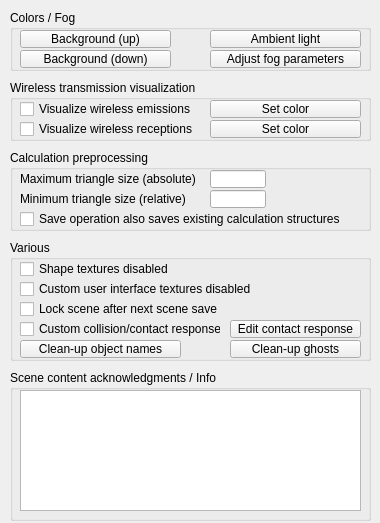
<?xml version="1.0" encoding="UTF-8"?>
<ui version="4.0">
 <class>CQDlgEnvironment</class>
 <widget class="QDialog" name="CQDlgEnvironment">
  <property name="geometry">
   <rect>
    <x>0</x>
    <y>0</y>
    <width>380</width>
    <height>523</height>
   </rect>
  </property>
  <property name="windowTitle">
   <string>Environment Properties</string>
  </property>
  <property name="locale">
   <locale language="English" country="UnitedStates"/>
  </property>
  <widget class="QGroupBox" name="groupBox">
   <property name="geometry">
    <rect>
     <x>10</x>
     <y>10</y>
     <width>361</width>
     <height>61</height>
    </rect>
   </property>
   <property name="title">
    <string>Colors / Fog</string>
   </property>
   <property name="flat">
    <bool>true</bool>
   </property>
   <widget class="QToolButton" name="qqBackgroundColorUp">
    <property name="geometry">
     <rect>
      <x>10</x>
      <y>20</y>
      <width>151</width>
      <height>18</height>
     </rect>
    </property>
    <property name="focusPolicy">
     <enum>Qt::StrongFocus</enum>
    </property>
    <property name="text">
     <string>Background (up)</string>
    </property>
   </widget>
   <widget class="QToolButton" name="qqBackgroundColorDown">
    <property name="geometry">
     <rect>
      <x>10</x>
      <y>40</y>
      <width>151</width>
      <height>18</height>
     </rect>
    </property>
    <property name="focusPolicy">
     <enum>Qt::StrongFocus</enum>
    </property>
    <property name="text">
     <string>Background (down)</string>
    </property>
   </widget>
   <widget class="QToolButton" name="qqAmbientLightColor">
    <property name="geometry">
     <rect>
      <x>200</x>
      <y>20</y>
      <width>151</width>
      <height>18</height>
     </rect>
    </property>
    <property name="focusPolicy">
     <enum>Qt::StrongFocus</enum>
    </property>
    <property name="text">
     <string>Ambient light</string>
    </property>
   </widget>
   <widget class="QToolButton" name="qqFogAdjust">
    <property name="geometry">
     <rect>
      <x>200</x>
      <y>40</y>
      <width>151</width>
      <height>18</height>
     </rect>
    </property>
    <property name="focusPolicy">
     <enum>Qt::StrongFocus</enum>
    </property>
    <property name="text">
     <string>Adjust fog parameters</string>
    </property>
   </widget>
  </widget>
  <widget class="QGroupBox" name="groupBox_2">
   <property name="geometry">
    <rect>
     <x>10</x>
     <y>80</y>
     <width>361</width>
     <height>61</height>
    </rect>
   </property>
   <property name="title">
    <string>Wireless transmission visualization</string>
   </property>
   <property name="flat">
    <bool>true</bool>
   </property>
   <widget class="QCheckBox" name="qqShowWirelessEmissions">
    <property name="geometry">
     <rect>
      <x>10</x>
      <y>20</y>
      <width>191</width>
      <height>18</height>
     </rect>
    </property>
    <property name="focusPolicy">
     <enum>Qt::StrongFocus</enum>
    </property>
    <property name="text">
     <string>Visualize wireless emissions</string>
    </property>
   </widget>
   <widget class="QCheckBox" name="qqShowWirelessReceptions">
    <property name="geometry">
     <rect>
      <x>10</x>
      <y>40</y>
      <width>191</width>
      <height>18</height>
     </rect>
    </property>
    <property name="focusPolicy">
     <enum>Qt::StrongFocus</enum>
    </property>
    <property name="text">
     <string>Visualize wireless receptions</string>
    </property>
   </widget>
   <widget class="QToolButton" name="qqWirelessEmissionColor">
    <property name="geometry">
     <rect>
      <x>200</x>
      <y>20</y>
      <width>151</width>
      <height>18</height>
     </rect>
    </property>
    <property name="focusPolicy">
     <enum>Qt::StrongFocus</enum>
    </property>
    <property name="text">
     <string>Set color</string>
    </property>
   </widget>
   <widget class="QToolButton" name="qqWirelessReceptionColor">
    <property name="geometry">
     <rect>
      <x>200</x>
      <y>40</y>
      <width>151</width>
      <height>18</height>
     </rect>
    </property>
    <property name="focusPolicy">
     <enum>Qt::StrongFocus</enum>
    </property>
    <property name="text">
     <string>Set color</string>
    </property>
   </widget>
  </widget>
  <widget class="QGroupBox" name="groupBox_3">
   <property name="geometry">
    <rect>
     <x>10</x>
     <y>150</y>
     <width>361</width>
     <height>81</height>
    </rect>
   </property>
   <property name="title">
    <string>Calculation preprocessing</string>
   </property>
   <property name="flat">
    <bool>true</bool>
   </property>
   <widget class="QLabel" name="label">
    <property name="geometry">
     <rect>
      <x>10</x>
      <y>20</y>
      <width>191</width>
      <height>18</height>
     </rect>
    </property>
    <property name="text">
     <string>Maximum triangle size (absolute)</string>
    </property>
   </widget>
   <widget class="QLineEdit" name="qqMaxTriangleSize">
    <property name="geometry">
     <rect>
      <x>200</x>
      <y>20</y>
      <width>56</width>
      <height>18</height>
     </rect>
    </property>
   </widget>
   <widget class="QCheckBox" name="qqSaveCalcStruct">
    <property name="geometry">
     <rect>
      <x>10</x>
      <y>60</y>
      <width>321</width>
      <height>18</height>
     </rect>
    </property>
    <property name="focusPolicy">
     <enum>Qt::StrongFocus</enum>
    </property>
    <property name="text">
     <string>Save operation also saves existing calculation structures</string>
    </property>
   </widget>
   <widget class="QLabel" name="label_2">
    <property name="geometry">
     <rect>
      <x>10</x>
      <y>40</y>
      <width>191</width>
      <height>18</height>
     </rect>
    </property>
    <property name="text">
     <string>Minimum triangle size (relative)</string>
    </property>
   </widget>
   <widget class="QLineEdit" name="qqMinRelTriangleSize">
    <property name="geometry">
     <rect>
      <x>200</x>
      <y>40</y>
      <width>56</width>
      <height>18</height>
     </rect>
    </property>
   </widget>
  </widget>
  <widget class="QGroupBox" name="groupBox_4">
   <property name="geometry">
    <rect>
     <x>10</x>
     <y>240</y>
     <width>361</width>
     <height>121</height>
    </rect>
   </property>
   <property name="title">
    <string>Various</string>
   </property>
   <property name="flat">
    <bool>true</bool>
   </property>
   <widget class="QCheckBox" name="qqShapeTexturesDisabled">
    <property name="geometry">
     <rect>
      <x>10</x>
      <y>20</y>
      <width>171</width>
      <height>18</height>
     </rect>
    </property>
    <property name="focusPolicy">
     <enum>Qt::StrongFocus</enum>
    </property>
    <property name="text">
     <string>Shape textures disabled</string>
    </property>
   </widget>
   <widget class="QCheckBox" name="qqUserInterfaceTexturesDisabled">
    <property name="geometry">
     <rect>
      <x>10</x>
      <y>40</y>
      <width>231</width>
      <height>18</height>
     </rect>
    </property>
    <property name="focusPolicy">
     <enum>Qt::StrongFocus</enum>
    </property>
    <property name="text">
     <string>Custom user interface textures disabled</string>
    </property>
   </widget>
   <widget class="QCheckBox" name="qqNextSaveIsDefinitive">
    <property name="geometry">
     <rect>
      <x>10</x>
      <y>60</y>
      <width>221</width>
      <height>18</height>
     </rect>
    </property>
    <property name="focusPolicy">
     <enum>Qt::StrongFocus</enum>
    </property>
    <property name="text">
     <string>Lock scene after next scene save</string>
    </property>
   </widget>
   <widget class="QCheckBox" name="qqCustomContactHandling">
    <property name="geometry">
     <rect>
      <x>10</x>
      <y>80</y>
      <width>201</width>
      <height>18</height>
     </rect>
    </property>
    <property name="focusPolicy">
     <enum>Qt::StrongFocus</enum>
    </property>
    <property name="text">
     <string>Custom collision/contact response</string>
    </property>
   </widget>
   <widget class="QToolButton" name="qqEditCustomContact">
    <property name="geometry">
     <rect>
      <x>220</x>
      <y>80</y>
      <width>131</width>
      <height>18</height>
     </rect>
    </property>
    <property name="focusPolicy">
     <enum>Qt::StrongFocus</enum>
    </property>
    <property name="text">
     <string>Edit contact response</string>
    </property>
   </widget>
   <widget class="QToolButton" name="qqCleanUpHashNames">
    <property name="geometry">
     <rect>
      <x>10</x>
      <y>100</y>
      <width>161</width>
      <height>18</height>
     </rect>
    </property>
    <property name="focusPolicy">
     <enum>Qt::StrongFocus</enum>
    </property>
    <property name="text">
     <string>Clean-up object names</string>
    </property>
   </widget>
   <widget class="QToolButton" name="qqCleanUpGhosts">
    <property name="geometry">
     <rect>
      <x>220</x>
      <y>100</y>
      <width>131</width>
      <height>18</height>
     </rect>
    </property>
    <property name="focusPolicy">
     <enum>Qt::StrongFocus</enum>
    </property>
    <property name="text">
     <string>Clean-up ghosts</string>
    </property>
   </widget>
  </widget>
  <widget class="QGroupBox" name="groupBox_5">
   <property name="geometry">
    <rect>
     <x>10</x>
     <y>370</y>
     <width>361</width>
     <height>151</height>
    </rect>
   </property>
   <property name="title">
    <string>Scene content acknowledgments / Info</string>
   </property>
   <property name="flat">
    <bool>true</bool>
   </property>
   <widget class="QPlainTextEdit" name="qqAcknowledgments">
    <property name="geometry">
     <rect>
      <x>10</x>
      <y>20</y>
      <width>341</width>
      <height>121</height>
     </rect>
    </property>
   </widget>
  </widget>
 </widget>
 <tabstops>
  <tabstop>qqBackgroundColorUp</tabstop>
  <tabstop>qqBackgroundColorDown</tabstop>
  <tabstop>qqAmbientLightColor</tabstop>
  <tabstop>qqFogAdjust</tabstop>
  <tabstop>qqShowWirelessEmissions</tabstop>
  <tabstop>qqWirelessEmissionColor</tabstop>
  <tabstop>qqShowWirelessReceptions</tabstop>
  <tabstop>qqWirelessReceptionColor</tabstop>
  <tabstop>qqMaxTriangleSize</tabstop>
  <tabstop>qqSaveCalcStruct</tabstop>
  <tabstop>qqShapeTexturesDisabled</tabstop>
  <tabstop>qqUserInterfaceTexturesDisabled</tabstop>
  <tabstop>qqNextSaveIsDefinitive</tabstop>
  <tabstop>qqCustomContactHandling</tabstop>
  <tabstop>qqEditCustomContact</tabstop>
  <tabstop>qqCleanUpHashNames</tabstop>
  <tabstop>qqAcknowledgments</tabstop>
 </tabstops>
 <resources/>
 <connections/>
</ui>
